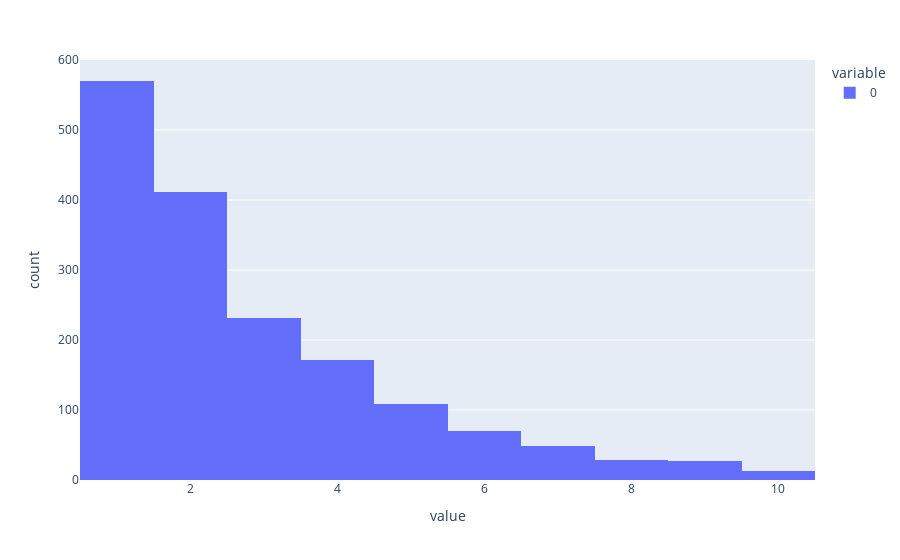

Write notebook code for a chart like this one.
### Code cell
px.histogram(r)

### Figure 1 — Plotly figure (JSON) as saved in the notebook; plotly's stock layout.template omitted (floating-point values rounded to 4 significant figures; data arrays with more than 128 entries replaced by an {"elided": "..."} marker saying what was removed)
{"data": [{"alignmentgroup": "True", "bingroup": "x", "hovertemplate": "variable=0<br>value=%{x}<br>count=%{y}<extra></extra>", "legendgroup": "0", "marker": {"color": "#636efa", "pattern": {"shape": ""}}, "name": "0", "offsetgroup": "0", "orientation": "v", "showlegend": true, "type": "histogram", "x": {"elided": "1682 int values"}, "xaxis": "x", "yaxis": "y"}], "layout": {"barmode": "relative", "legend": {"title": {"text": "variable"}, "tracegroupgap": 0}, "margin": {"t": 60}, "xaxis": {"anchor": "y", "domain": [0, 1], "title": {"text": "value"}}, "yaxis": {"anchor": "x", "domain": [0, 1], "title": {"text": "count"}}}}
